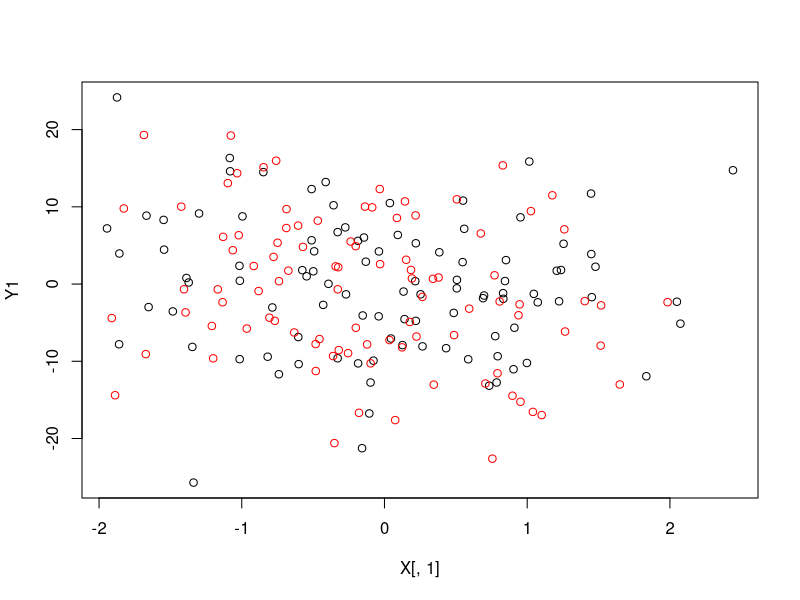

Generate this figure with R: (Note: this script raises an error after producing the figure.)
## ---- chunk 1
#God knows the true parameters, but unknown to us humans
# n <- 100
# p <- 5
# params <- runif(p, -10, 10)     #
# 
# features <- matrix(rnorm(n* (p-1)),nrow = n,ncol = p-1) #one is column of one, or the intercept
# 
# X <- cbind(1, features)
# 
# #now combine the parameters with the X and add some noise
# 
# noise <- rnorm(n)
# Y <- X  %*% params + noise
# #Same as
# Y2 <- 0
# for(i in seq_len(p)){
#   params[i] * X[,i]
# }
# Y2 <- Y2 + noise
# 
# dim(X)
# 
# plot(Y,Y2)

## ---- chunk 2
#Wayne's code
n <- 100
p <- 5
# God knows this!
params <- runif(p, -10, 10)

features <- matrix(rnorm(n * p),
                   nrow=n, ncol=p)
X <- features
X1 <- matrix(rnorm(n * p),
              nrow=n, ncol=p)

noise <- rnorm(n)
noise1 <- rnorm(n)
Y1 <- X %*% params + noise
Y2 <- 0
for(i in seq_len(p)){
  Y2 <- Y2 + params[i] * X1[, i]
}
Y2 <- Y2 + noise1
plot(X[,1], Y1)
points(X1[, 1], Y2, col="red")


## ---- chunk 3
df <- as.data.frame(cbind(Y,X))

dim(df)

head(df,2)

names(df) <- c("Y", paste0("X", 1:p))

ols <- lm(Y ~ ., df)
summary(ols)

class(ols)
predict(ols)

#if you pass in a lm or glm, predict will use predict.lm or predict.glm anyways. It is smart. 

#There is an argument in predict that uses "new data". You need to pass in what the new data is. It should be tempting for us to just pass in X1. 
#This shouldn't work! But why?
#predict(ols, newdata = as.data.frame(X1))

#convert to df

#now there is an error that we don't know what X2 is. The data frame you are passing it needs to have the same names that you are training on. 

names(df)

df1  <- as.data.frame(X1)
names(df1) <- names(df)[-1]

test_preds <- predict(
  ols, 
  newdata = df1)

#The data you are passing, you need the data to look identical to the data you trained the model with. The names of the data frames must agree. 
#classic workflow
plot(test_preds , Y2)

test_errors <- Y2 - test_preds
test_rmse <- sqrt(mean(test_errors ^ 2))
test_rmse


sd(noise)
sd(noise1)
#You cannot reduce beyond this. 

## ---- chunk 4
names(ols)

#probably the most important
ols$coefficients

plot(ols$coefficients, c(0,params))
abline(a = 0, b=1)

## ---- chunk 5
train_features <- cbind(1,as.matrix(df[,-1])) #take out y column
#fitted_vals <- train_features %*% 
  
fitted_vals <- train_features %*% ols$coefficients
sum(abs(fitted_vals - ols$fitted.values))

res <- df$Y - ols$fitted.values
sum(abs(res - ols$residuals))
plot(ols$residuals)
abline(h = 0)

## ---- chunk 6
#you can also put plot onto the regression function itself
plot(ols)
#residuals vs fitted values. This is what we saw earlier but much fancier

#QQ Plot

#scale location not that important

#leverage to look for outliers
## ---- chunk 7
df_missing <- df
df_missing[20, "Y"]  <- NA #purposeffully lose the value
ols <- lm(Y ~., df_missing)
length(ols$residuals)
#lm drops missing value before matrix multiplication. So the residuals will change. 


## ---- chunk 8
ols <- lm(Y ~ X1 + X2 + X2*X3, df)
ols <- lm(Y ~ X1 + X2 + X2:X3, df)

summary(ols)
test_preds <- predict(ols, df1)
head(df1,2)
#when you start manipulating the data inbetween then you get the problems

#If you do feature engineering for test, then ADD SOMETHING
## ---- chunk 9
ols <- lm(Y ~ . - X4, df)
summary(ols)

#get rid of intercept
ols <- lm(Y  ~ . -1, df)
summary(ols)
## ---- chunk 10
x <- runif(n, -2 ,2)
y <- x^2 * 3

ols <-  lm(y~x)
summary(ols)

predict(ols, data.frame(x = runif(n,-2,2)))

predict(ols, data.frame(x = runif(n, -2,2)))

plot(x,y)

plot(ols$residuals)
#we should expect the residuals to be quadratic as well
# we need to order the data correctly

plot(ols$fitted.values,
     ols$residuals)

#remember the reisdualds are ordered the same as the data. If the data was random, then the residuals will be random. 

plot(ols)

#naming comment
#If we decided to 
dim(X)
length(Y)


ols <- lm(Y ~ X[,1:2])
summary(ols)
#the naming is a mess!

wrong_stuff <- predict(ols, data.frame("X[, 1:2]" = 1:3,
                        "X[, 1:2]2" = 1:3))
                        

mysterious_vals <- predict(ols)                       
sum(abs(mysterious_vals - ols$fitted.values))
## ---- chunk 11
inv_logit <- function(x) {
  return(exp(x) / (1 + exp(x)))
}
y <- rbinom(n, 1, prob = inv_logit(X %*% params))
plot(X[, 1], y)
plot(X[, 2], y)

df <- as.data.frame(cbind(y, X))
names(df) <- c("Y", paste0("X", 1:5))
log_reg <- glm(Y ~ ., df,
               family = binomial(logit))

summary(log_reg)
predict(log_reg)
myst_vals <- predict(log_reg, type = "response")

X_test <- matrix(rnorm(n * p), nrow = n)
X_test_df <- as.data.frame(X_test)
names(X_test_df) <- names(df)[-1]

test_preds <-
  predict(log_reg, type = "response", newdata = X_test_df)
head(test_preds)
params


library(randomForest)

rf(Y ~ ., df)

